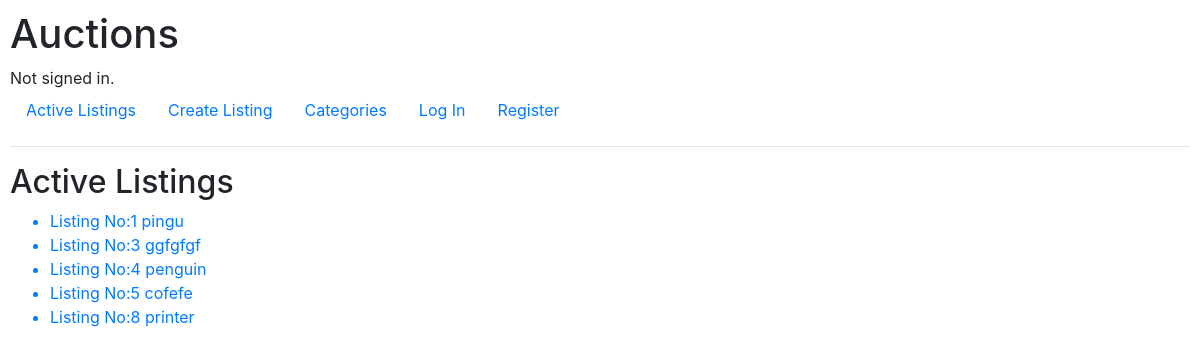
The page / on the database its author committed.
### auctions/models.py (models this page shows, shortened)
class Auction(models.Model):
    user = models.ForeignKey(User, on_delete=models.CASCADE)
    active = models.BooleanField(blank=False, default=True)
    title = models.CharField(max_length=100, blank=False)
    description = models.TextField(blank=False)
    category = models.ForeignKey(Category,blank=True, on_delete=models.PROTECT, related_name="categories")
    start_bid = models.FloatField()
    image = models.URLField(blank=True, null=True)
    winner = models.ForeignKey(User, blank=True, on_delete = models.CASCADE, related_name="auction_winner", null=True)

### auctions/views.py (the view)
# urls.py: path("", views.index, name="index"),
def index(request):
    return render(request, "auctions/index.html", {
        "auctions": Auction.objects.all().filter(active=True)
    })

### auctions/templates/auctions/index.html
{% extends "auctions/layout.html" %}
{% block body %}
    <h2>Active Listings</h2>
    <ul>
        {% for auction in auctions %}
            <a href="{% url 'listing' auction.id %}"><li>Listing No:{{ auction.id}} {{ auction.title }}</li></a>
        {% endfor %}
    </ul>
{% endblock %}

### auctions/static/auctions/styles.css (style rules this page uses)
body { padding: 10px; }

### rows shown on the page
Auction: id "1", title "pingu"
Auction: id "3", title "ggfgfgf"
Auction: id "4", title "penguin"
Auction: id "5", title "cofefe"
Auction: id "8", title "printer"
